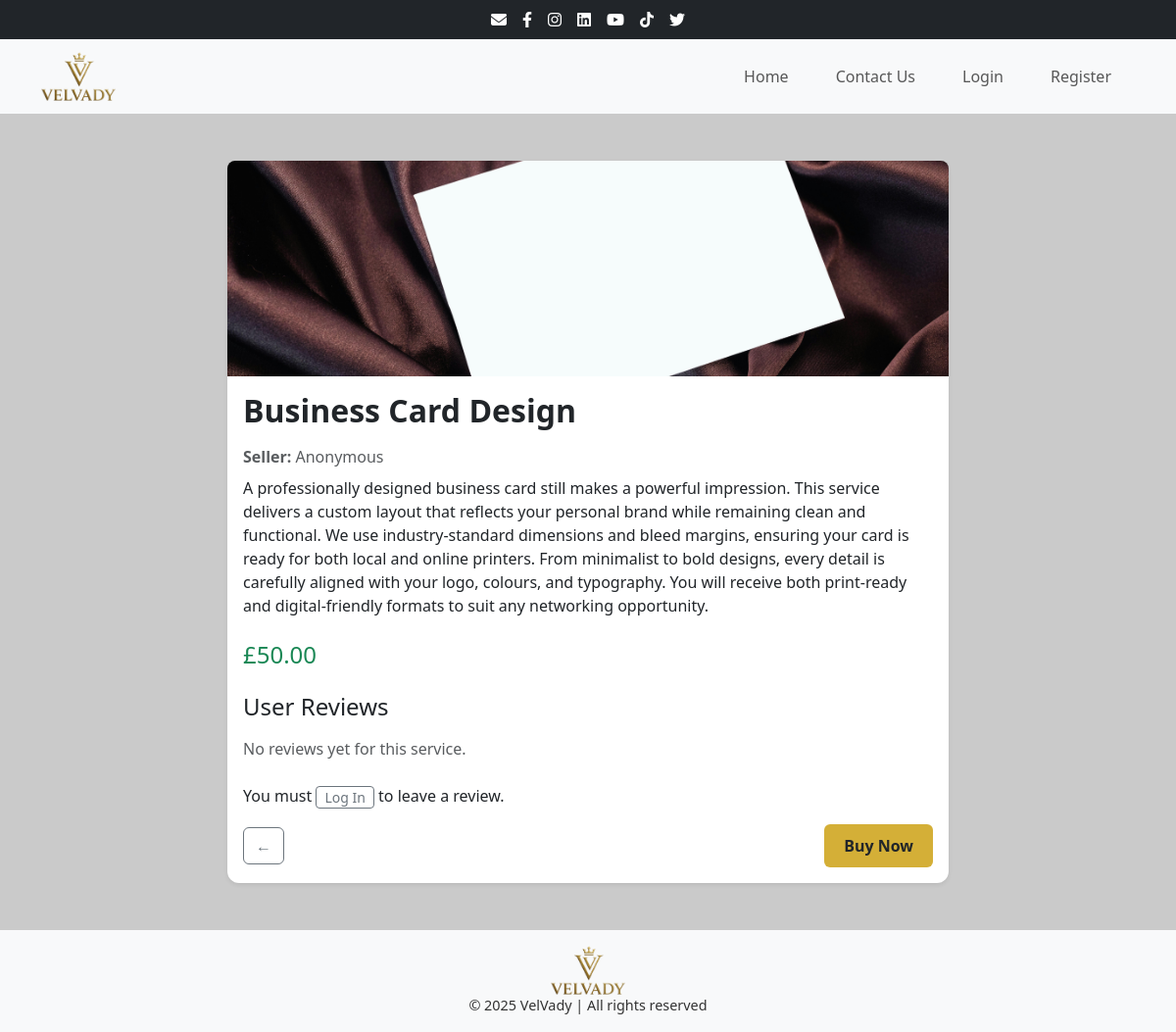
Page /products/products/business-card/ on the earlier database version.
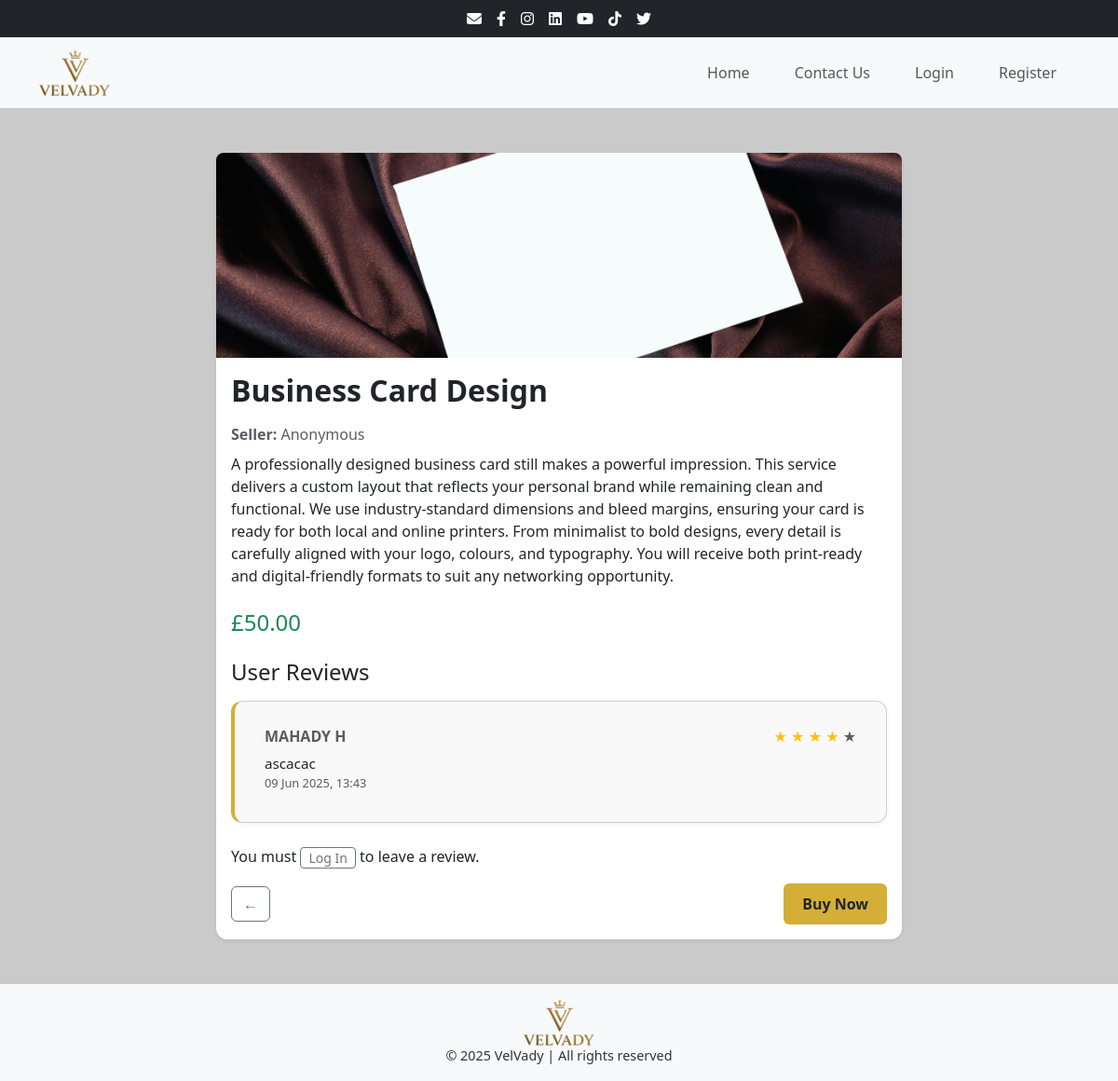
Same page on the later database version.
### products/models.py (models this page shows, shortened)
class Review(models.Model):
    service = models.ForeignKey(Service, on_delete=models.CASCADE, related_name='reviews')
    user = models.ForeignKey(settings.AUTH_USER_MODEL, on_delete=models.CASCADE)
    rating = models.PositiveIntegerField(validators=[MinValueValidator(1), MaxValueValidator(5)])
    comment = models.TextField(blank=True)
    created_at = models.DateTimeField(auto_now_add=True)

### accounts/models.py (models this page shows, shortened)
class CustomUser(AbstractBaseUser, PermissionsMixin):
    email = models.EmailField(unique=True)
    first_name = models.CharField(max_length=50)
    last_name = models.CharField(max_length=50)
    address = models.TextField()
    is_active = models.BooleanField(default=True)
    is_staff = models.BooleanField(default=False)
    date_joined = models.DateTimeField(default=timezone.now)
    objects = CustomUserManager()
    USERNAME_FIELD = "email"
    REQUIRED_FIELDS = ["first_name", "last_name", "address"]

### products/views.py (the view)
# urls.py: path('products/<slug:slug>/', views.service_detail_view, name='service_detail'),
def service_detail_view(request, slug):
    service = get_object_or_404(Service, slug=slug)
    reviews = Review.objects.filter(service=service).order_by('-created_at')
    if request.method == 'POST':
        review_form = ReviewForm(request.POST)
        if review_form.is_valid():
            new_review = review_form.save(commit=False)
            new_review.user = request.user
            new_review.service = service
            new_review.save()
            return redirect('service_detail', slug=slug)
    else:
        review_form = ReviewForm()
    return render(request, 'products/service_detail.html', {
        'service': service,
        'reviews': reviews,
        'review_form': review_form,
        "STRIPE_PUBLIC_KEY": settings.STRIPE_PUBLISHABLE_KEY,
    })

### products/templates/products/service_detail.html (shortened to what the changed rows need)
{% extends "core/base.html" %}
{% load static %}
{% block content %}
<div class="container my-5">
    <div class="row justify-content-center">
        <div class="col-md-8">
            <div class="card shadow-sm border-0">
                <div class="card-body">
                    <h2 class="fw-bold mb-3">{{ service.title }}</h2>
                    <div class="service-detail-page">
                        <div class="mb-4">
                            <h4 class="mb-3">User Reviews</h4>
                            {% if reviews %}
                                {% for review in reviews %}
                                    <div class="card my-3">
                                        <div class="card-body">
                                              <h6 class="card-subtitle mb-2 text-muted d-flex justify-content-between align-items-center">
                                                <strong>
                                                        {% if review.user.first_name %}
                                                            {{ review.user.first_name }}
                                                        {% else %}
                                                            {{ review.user.email }}
                                                        {% endif %}
                                                    </strong>
                                                    <span class="ms-2">
                                                        {% with total_stars=5 %}
                                                            {% for i in "12345"|slice:":total_stars"|make_list %}
                                                                {% if forloop.counter <= review.rating %}
                                                                    <span class="text-warning">★</span>
                                                                {% else %}
                                                                    <span class="text-muted">★</span>
                                                                {% endif %}
                                                            {% endfor %}
                                                        {% endwith %}
                                                    </span>
                                              </h6>
                                            <p class="card-text mb-0">{{ review.comment }}</p>
                                            <small class="text-muted">{{ review.created_at|date:"d M Y, H:i" }}</small>
                                        </div>
                                    </div>
                                {% endfor %}
                            {% else %}
                                <p class="text-muted">No reviews yet for this service.</p>
                            {% endif %}
                        </div>
                    </div>
                </div>
            </div>
        </div>
    </div>
</div>
{% endblock %}

Differences in the rows shown:
added Review: user.first_name "MAHADY H", rating 4 (drawn), comment "ascacac", created_at "09 Jun 2025, 13:43"
Other differences:
text no longer shown: "No reviews yet for this service."
